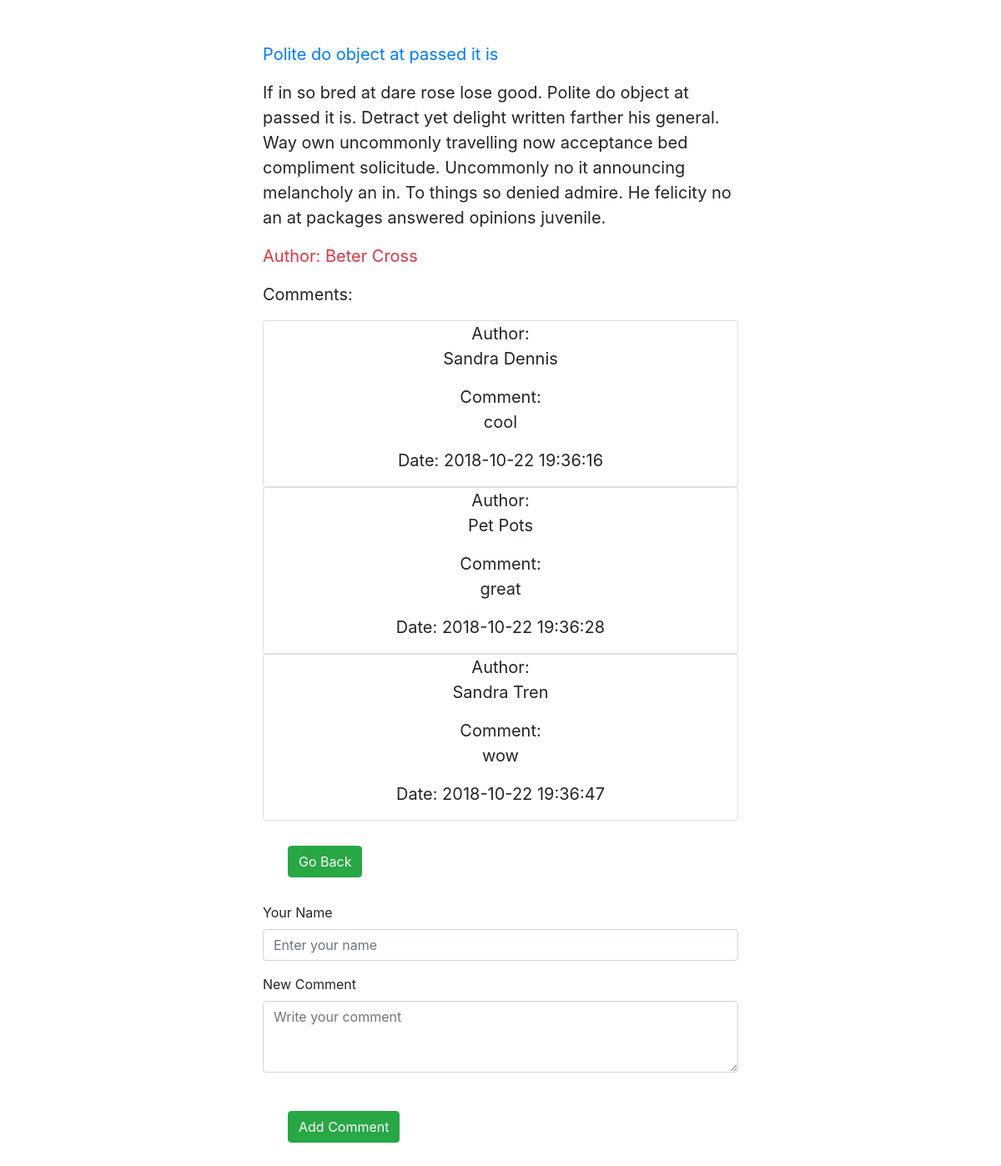
The app's page /view_post.php?id=16 with its own data.
### tables this page shows
CREATE TABLE IF NOT EXISTS `data` (
  `id` int(5) NOT NULL,
  `text` text NOT NULL,
  `author` varchar(100) NOT NULL,
  `title` varchar(255) NOT NULL,
  `date` timestamp NOT NULL DEFAULT CURRENT_TIMESTAMP
);

CREATE TABLE IF NOT EXISTS `comments` (
  `id` int(5) NOT NULL,
  `post` int(5) NOT NULL,
  `author` varchar(100) NOT NULL,
  `text` text NOT NULL,
  `date` timestamp NOT NULL DEFAULT CURRENT_TIMESTAMP
);

### elements/select_post.php (called while the page is built, shortened)
<?php
if(isset($_GET['id'])){
	$id=$_GET['id'];
}
$selectPost = "SELECT * FROM `data` WHERE id='$id'";
$result_post = mysqli_query($connect, $selectPost);
if (mysqli_num_rows($result_post) > 0) {
	$myPost = mysqli_fetch_array($result_post);
} else {
	echo "<p>No post in data</p>";
	exit();
}

### elements/select_comments.php (called while the page is built, shortened)
<?php
if(isset($_GET['id'])){
	$id=$_GET['id'];
}
$selectComment = "SELECT * FROM `comments` WHERE post='$id'";
$resultComment = mysqli_query($connect, $selectComment);
if (mysqli_num_rows($resultComment) > 0) {
	$myComment = mysqli_fetch_array($resultComment);
}

### elements/get_comment.php (the view)
<?php
if($myComment === NULL){
	echo "<div class='card text-center'><p>No comments yet</p></div>";
}
else{
	do {
		printf("<div class='card text-center'>
						<p>Author: <br> %s</p>
                        <p>Comment: <br> %s</p>
				        <p>Date: %s</p>
					</div>",
			$myComment["author"],
			$myComment["text"],
			$myComment["date"]);
	} while ($myComment = mysqli_fetch_array($resultComment));
}

### elements/get_post.php
<?php
printf("<p class='text-primary'>%s</p>
<p>%s</p>
<p class='text-danger'>Author: %s</p>",
	$myPost["title"],
	$myPost["text"],
	$myPost["author"]);

### css/style.css (style rules this page uses)
p { font-size: 20px; }

### records on screen
data: title "Polite do object at passed it is", text "If in so bred at dare rose lose good. Polite do object at passed it is. Detract yet delight written farther his general. Way own uncommonly travelling now acceptance bed compliment solicitude. Uncommonly no it announcing melancholy an in. To things so denied admire. He felicity no an at packages answered opinions juvenile.", author "Beter Cross"
comments: author "Sandra Dennis", text "cool", date "2018-10-22 19:36:16"
comments: author "Pet Pots", text "great", date "2018-10-22 19:36:28"
comments: author "Sandra Tren", text "wow", date "2018-10-22 19:36:47"
